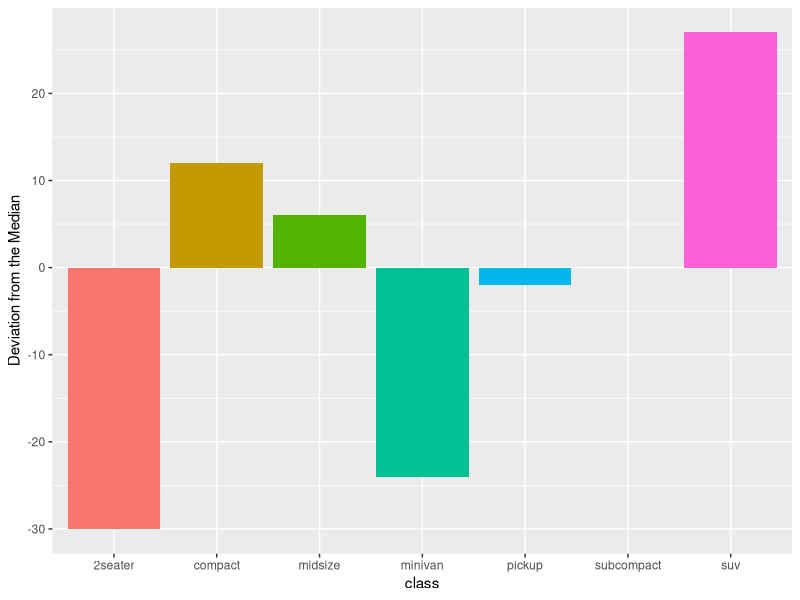
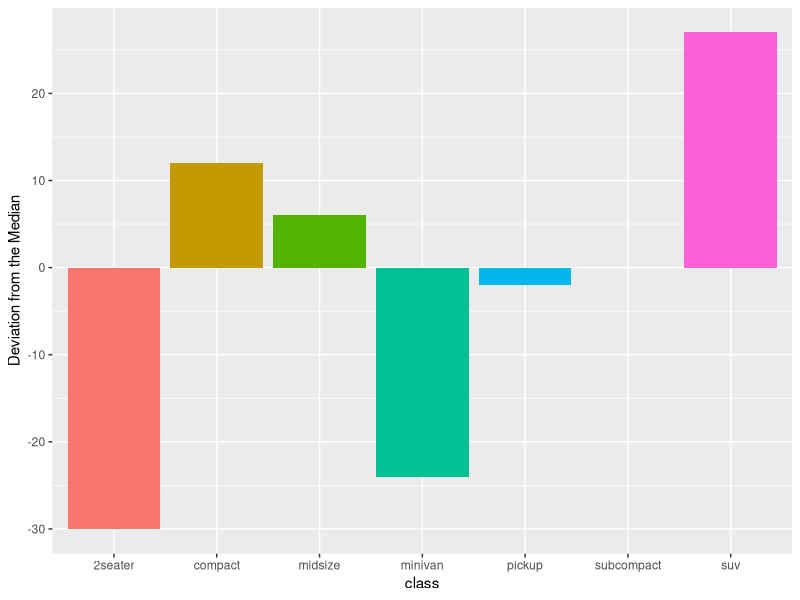

Write R code to recreate these figures, in order.
## ---- chunk 1
knitr::opts_chunk$set(echo = TRUE, 
                      comment = "", 
                      dev.args = list(bg = 'lavender',                                       pointsize = 11))

library(tidyverse)
library(magrittr)
library(kableExtra)
ptable = function(df,digits = getOption("digits"),size = 14){
  df %>% knitr::kable(digits = digits) %>% 
    kable_classic(lightable_options = c("striped", "hover", "condensed"),
                  fixed_thead = list(enabled = T, 
                                     background = "lavender"),
                  font_size = size, full_width = F,
                  html_font = "helvetica")
}
## ---- chunk 2
mpg %>% ggplot + 
  geom_bar(aes(class,after_stat((count - median(count))),fill = class),
           show.legend = F) +
  ylab("Deviation from the Median")
## ---- chunk 3
# Calculate statistics manually
mpg_stats <- mpg %>% 
  count(class) %>% 
  mutate(deviation = n - median(n))

# Plot using geom_col()
ggplot(mpg_stats, aes(x = class, y = deviation, fill = class)) +
  geom_col(show.legend = F) +
  ylab("Deviation from the Median")
